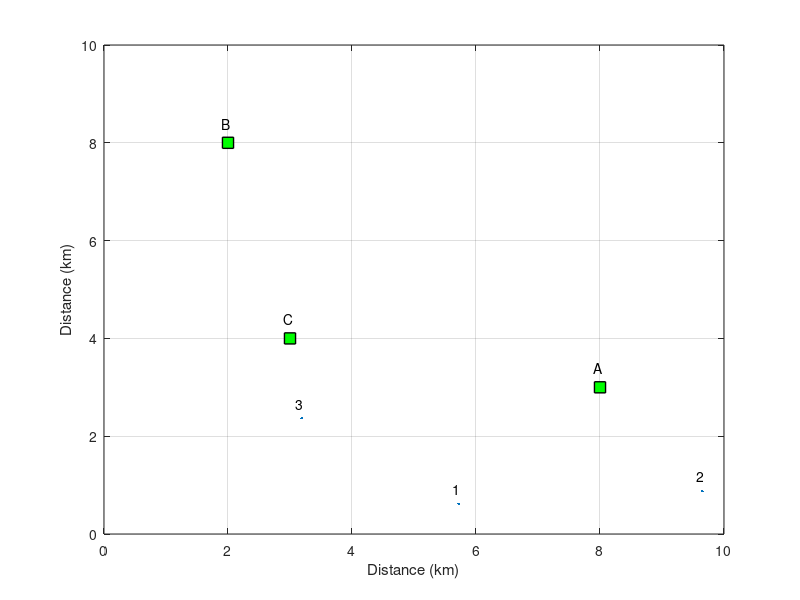

Write the MATLAB code that produced this figure. (Note: this script raises an error after producing the figure.)
Area = 10; % area defined as 10x10 grid
noOfMobiles = 3;
threshold = 15;

% Generate fixed x and y positions for base stations
xBS = [8 2 3];
yBS = [3 8 4];

% Generate random x and y position of transmitters
xT = Area*rand(1,noOfMobiles);
yT = Area*rand(1,noOfMobiles);

plot(xT,yT,'.',xBS,yBS,'rs','LineWidth',1,'MarkerEdgeColor','k','MarkerFaceColor','g','MarkerSize',8);
grid on
hold off
axis([0 Area 0 Area])
xlabel('Distance (km)');
ylabel('Distance (km)');

% %label formatting for transmitter coordinates
% xoffset = -.5;
% yoffset = -.3;
% fsize = 8;
% temp_str = mat2cell(num2str([xT(:) yT(:)], '(%.2f,%.1f)'), ones(1,noOfMobiles));
% text(xT+xoffset, yT+yoffset, temp_str,'fontsize', fsize)

%label formatting for BS
A = [1:numel(xBS)]';
dx = -.1; dy = .4;
text(xBS+dx, yBS+dy, char(A+64));

%label formatting for transmitters
a = [1:noOfMobiles]'; b = num2str(a); c = cellstr(b);
dX = -.1; dY = .3;
text(xT+dX, yT+dY, c);

%Uplink
%Use loop to find the distance from each transmitter to BS
distances = size(numel(xT),numel(xT));
for i = 1:numel(xBS)
    for j = 1:numel(xT)
        distances(i,j) = pdist([xBS(i),yBS(i);xT(j),yT(j)],'euclidean');
        %         Ds = sprintf('Distance from BS %c to Mobile %d is %.2f km', char(i+64), j, S(i,j));
        %         disp(Ds);
    end
end

%Calculate pathloss of each Tx to each BS
desSigRecPow,powerTransmitted = pathLoss(distances);
[r,c] = size(desSigRecPow);

%This condition decides which mobile gets to connect to the BS, if there
%was only one BS in the area
if(r == 1)
    [M,I] = min(distances,[],2);
    pair = sprintf('\nMobile %d connects BS A', I);
    disp(pair);
    %This condition decides which BS the mobile should connect to, if there was
    %only one mobile operating in the area
elseif(c == 1)
    [M,I] = min(distances,[],1);
    pair = sprintf('\nMobile 1 connects BS %c', char(I+64));
    disp(pair);
else
    SIR = signalToNoiseRatio(desSigRecPow);

    pair = pairUp(SIR);
    disp(pair);
    
    A = powerControlTwo(gain,desSigRecPow,powerTransmitted);
    disp(A);
    
end


